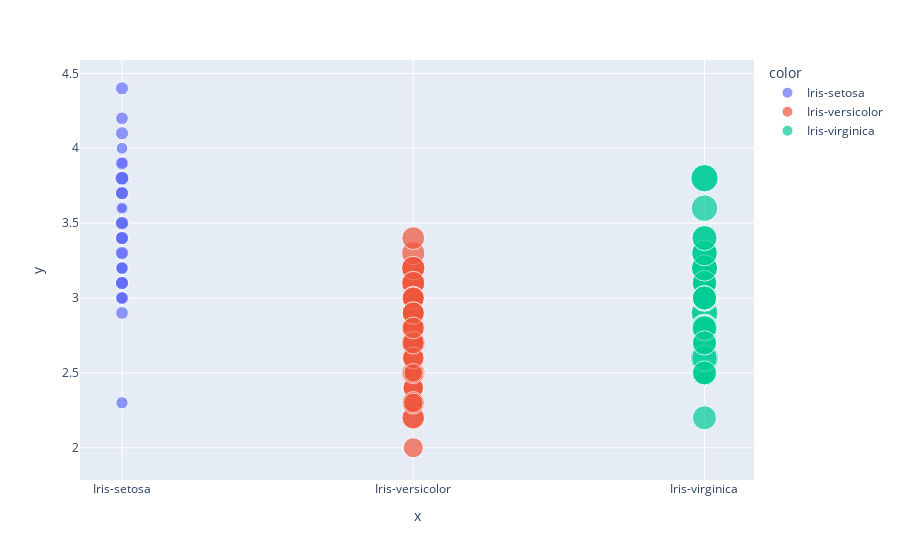

Source (notebook cell):
### Code cell
fig=px.scatter(x=df['Species'],y=df['SepalWidthCm'],color=df['Species'],size=df['PetalLengthCm'])
fig.show()

### Figure 1 — Plotly figure (JSON) as saved in the notebook; plotly's stock layout.template omitted (floating-point values rounded to 4 significant figures)
{"data": [{"hovertemplate": "color=Iris-setosa<br>x=%{x}<br>y=%{y}<br>size=%{marker.size}<extra></extra>", "legendgroup": "Iris-setosa", "marker": {"color": "#636efa", "size": [1.4, 1.4, 1.3, 1.5, 1.4, 1.7, 1.4, 1.5, 1.4, 1.5, 1.5, 1.6, 1.4, 1.1, 1.2, 1.5, 1.3, 1.4, 1.7, 1.5, 1.7, 1.5, 1, 1.7, 1.9, 1.6, 1.6, 1.5, 1.4, 1.6, 1.6, 1.5, 1.5, 1.4, 1.5, 1.2, 1.3, 1.5, 1.3, 1.5, 1.3, 1.3, 1.3, 1.6, 1.9, 1.4, 1.6, 1.4, 1.5, 1.4], "sizemode": "area", "sizeref": 0.01725, "symbol": "circle"}, "mode": "markers", "name": "Iris-setosa", "orientation": "v", "showlegend": true, "type": "scatter", "x": ["Iris-setosa", "Iris-setosa", "Iris-setosa", "Iris-setosa", "Iris-setosa", "Iris-setosa", "Iris-setosa", "Iris-setosa", "Iris-setosa", "Iris-setosa", "Iris-setosa", "Iris-setosa", "Iris-setosa", "Iris-setosa", "Iris-setosa", "Iris-setosa", "Iris-setosa", "Iris-setosa", "Iris-setosa", "Iris-setosa", "Iris-setosa", "Iris-setosa", "Iris-setosa", "Iris-setosa", "Iris-setosa", "Iris-setosa", "Iris-setosa", "Iris-setosa", "Iris-setosa", "Iris-setosa", "Iris-setosa", "Iris-setosa", "Iris-setosa", "Iris-setosa", "Iris-setosa", "Iris-setosa", "Iris-setosa", "Iris-setosa", "Iris-setosa", "Iris-setosa", "Iris-setosa", "Iris-setosa", "Iris-setosa", "Iris-setosa", "Iris-setosa", "Iris-setosa", "Iris-setosa", "Iris-setosa", "Iris-setosa", "Iris-setosa"], "xaxis": "x", "y": [3.5, 3, 3.2, 3.1, 3.6, 3.9, 3.4, 3.4, 2.9, 3.1, 3.7, 3.4, 3, 3, 4, 4.4, 3.9, 3.5, 3.8, 3.8, 3.4, 3.7, 3.6, 3.3, 3.4, 3, 3.4, 3.5, 3.4, 3.2, 3.1, 3.4, 4.1, 4.2, 3.1, 3.2, 3.5, 3.1, 3, 3.4, 3.5, 2.3, 3.2, 3.5, 3.8, 3, 3.8, 3.2, 3.7, 3.3], "yaxis": "y"}, {"hovertemplate": "color=Iris-versicolor<br>x=%{x}<br>y=%{y}<br>size=%{marker.size}<extra></extra>", "legendgroup": "Iris-versicolor", "marker": {"color": "#EF553B", "size": [4.7, 4.5, 4.9, 4, 4.6, 4.5, 4.7, 3.3, 4.6, 3.9, 3.5, 4.2, 4, 4.7, 3.6, 4.4, 4.5, 4.1, 4.5, 3.9, 4.8, 4, 4.9, 4.7, 4.3, 4.4, 4.8, 5, 4.5, 3.5, 3.8, 3.7, 3.9, 5.1, 4.5, 4.5, 4.7, 4.4, 4.1, 4, 4.4, 4.6, 4, 3.3, 4.2, 4.2, 4.2, 4.3, 3, 4.1], "sizemode": "area", "sizeref": 0.01725, "symbol": "circle"}, "mode": "markers", "name": "Iris-versicolor", "orientation": "v", "showlegend": true, "type": "scatter", "x": ["Iris-versicolor", "Iris-versicolor", "Iris-versicolor", "Iris-versicolor", "Iris-versicolor", "Iris-versicolor", "Iris-versicolor", "Iris-versicolor", "Iris-versicolor", "Iris-versicolor", "Iris-versicolor", "Iris-versicolor", "Iris-versicolor", "Iris-versicolor", "Iris-versicolor", "Iris-versicolor", "Iris-versicolor", "Iris-versicolor", "Iris-versicolor", "Iris-versicolor", "Iris-versicolor", "Iris-versicolor", "Iris-versicolor", "Iris-versicolor", "Iris-versicolor", "Iris-versicolor", "Iris-versicolor", "Iris-versicolor", "Iris-versicolor", "Iris-versicolor", "Iris-versicolor", "Iris-versicolor", "Iris-versicolor", "Iris-versicolor", "Iris-versicolor", "Iris-versicolor", "Iris-versicolor", "Iris-versicolor", "Iris-versicolor", "Iris-versicolor", "Iris-versicolor", "Iris-versicolor", "Iris-versicolor", "Iris-versicolor", "Iris-versicolor", "Iris-versicolor", "Iris-versicolor", "Iris-versicolor", "Iris-versicolor", "Iris-versicolor"], "xaxis": "x", "y": [3.2, 3.2, 3.1, 2.3, 2.8, 2.8, 3.3, 2.4, 2.9, 2.7, 2, 3, 2.2, 2.9, 2.9, 3.1, 3, 2.7, 2.2, 2.5, 3.2, 2.8, 2.5, 2.8, 2.9, 3, 2.8, 3, 2.9, 2.6, 2.4, 2.4, 2.7, 2.7, 3, 3.4, 3.1, 2.3, 3, 2.5, 2.6, 3, 2.6, 2.3, 2.7, 3, 2.9, 2.9, 2.5, 2.8], "yaxis": "y"}, {"hovertemplate": "color=Iris-virginica<br>x=%{x}<br>y=%{y}<br>size=%{marker.size}<extra></extra>", "legendgroup": "Iris-virginica", "marker": {"color": "#00cc96", "size": [6, 5.1, 5.9, 5.6, 5.8, 6.6, 4.5, 6.3, 5.8, 6.1, 5.1, 5.3, 5.5, 5, 5.1, 5.3, 5.5, 6.7, 6.9, 5, 5.7, 4.9, 6.7, 4.9, 5.7, 6, 4.8, 4.9, 5.6, 5.8, 6.1, 6.4, 5.6, 5.1, 5.6, 6.1, 5.6, 5.5, 4.8, 5.4, 5.6, 5.1, 5.1, 5.9, 5.7, 5.2, 5, 5.2, 5.4, 5.1], "sizemode": "area", "sizeref": 0.01725, "symbol": "circle"}, "mode": "markers", "name": "Iris-virginica", "orientation": "v", "showlegend": true, "type": "scatter", "x": ["Iris-virginica", "Iris-virginica", "Iris-virginica", "Iris-virginica", "Iris-virginica", "Iris-virginica", "Iris-virginica", "Iris-virginica", "Iris-virginica", "Iris-virginica", "Iris-virginica", "Iris-virginica", "Iris-virginica", "Iris-virginica", "Iris-virginica", "Iris-virginica", "Iris-virginica", "Iris-virginica", "Iris-virginica", "Iris-virginica", "Iris-virginica", "Iris-virginica", "Iris-virginica", "Iris-virginica", "Iris-virginica", "Iris-virginica", "Iris-virginica", "Iris-virginica", "Iris-virginica", "Iris-virginica", "Iris-virginica", "Iris-virginica", "Iris-virginica", "Iris-virginica", "Iris-virginica", "Iris-virginica", "Iris-virginica", "Iris-virginica", "Iris-virginica", "Iris-virginica", "Iris-virginica", "Iris-virginica", "Iris-virginica", "Iris-virginica", "Iris-virginica", "Iris-virginica", "Iris-virginica", "Iris-virginica", "Iris-virginica", "Iris-virginica"], "xaxis": "x", "y": [3.3, 2.7, 3, 2.9, 3, 3, 2.5, 2.9, 2.5, 3.6, 3.2, 2.7, 3, 2.5, 2.8, 3.2, 3, 3.8, 2.6, 2.2, 3.2, 2.8, 2.8, 2.7, 3.3, 3.2, 2.8, 3, 2.8, 3, 2.8, 3.8, 2.8, 2.8, 2.6, 3, 3.4, 3.1, 3, 3.1, 3.1, 3.1, 2.7, 3.2, 3.3, 3, 2.5, 3, 3.4, 3], "yaxis": "y"}], "layout": {"legend": {"itemsizing": "constant", "title": {"text": "color"}, "tracegroupgap": 0}, "margin": {"t": 60}, "xaxis": {"anchor": "y", "domain": [0, 1], "title": {"text": "x"}}, "yaxis": {"anchor": "x", "domain": [0, 1], "title": {"text": "y"}}}}
